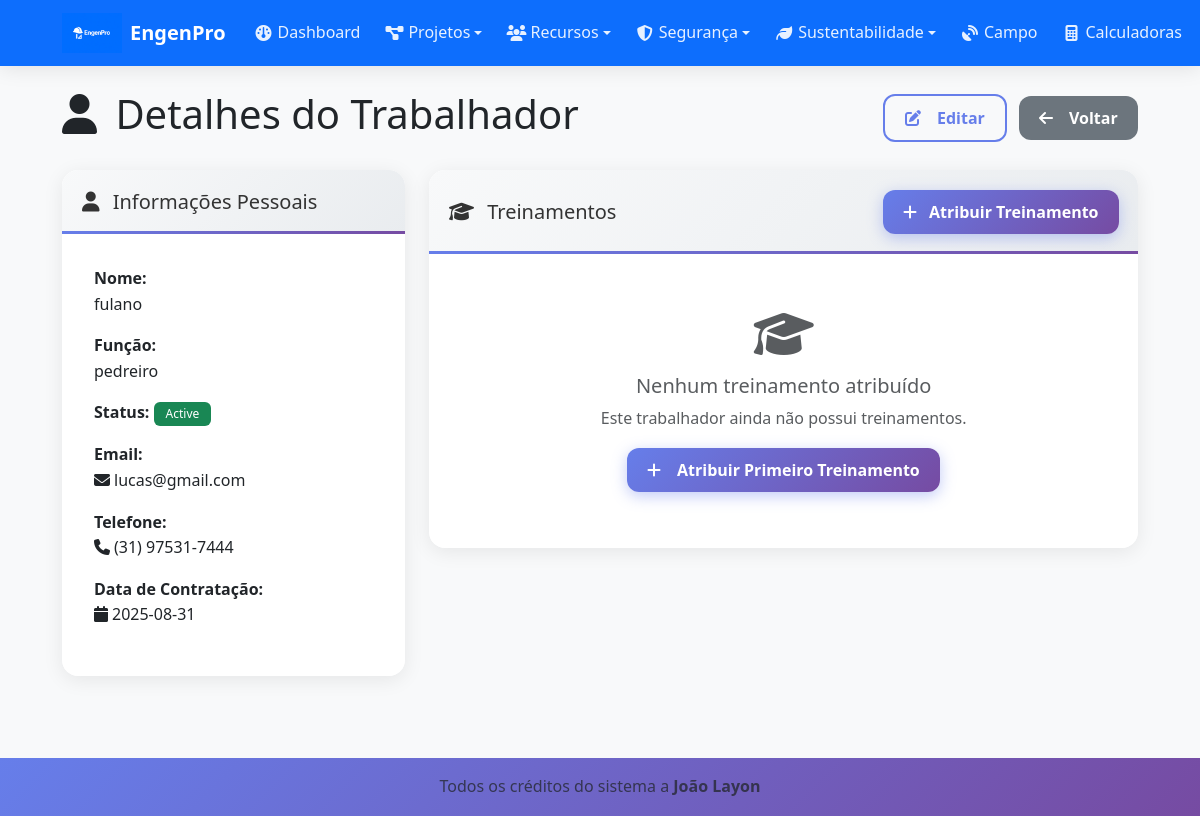
Screenshot of /training/workers/1 (signed in) with the database file from the repository.
### tables this page shows
CREATE TABLE workers (
    id INTEGER PRIMARY KEY AUTOINCREMENT,
    name TEXT NOT NULL,
    role TEXT,
    email TEXT,
    phone TEXT,
    hire_date DATE,
    status TEXT DEFAULT 'active',
    created_at TIMESTAMP DEFAULT CURRENT_TIMESTAMP
);

### blueprints/training.py (the view)
@training_bp.route('/workers/<int:worker_id>')
def worker_details(worker_id):
    if 'user_id' not in session:
        return redirect(url_for('auth.login'))
    db = get_db()
    worker = db.execute('SELECT * FROM workers WHERE id = ?', (worker_id,)).fetchone()
    if not worker:
        flash('Trabalhador não encontrado', 'error')
        return redirect(url_for('training.workers'))
    trainings = db.execute(
        'SELECT wt.*, t.title as training_title, t.validity_months '
        'FROM worker_trainings wt '
        'JOIN trainings t ON wt.training_id = t.id '
        'WHERE wt.worker_id = ? '
        'ORDER BY wt.completion_date DESC',
        (worker_id,)
    ).fetchall()
    return render_template('training/worker_details.html', worker=worker, trainings=trainings)

### blueprints/training.py (called while the page is built)
def get_db():
    from flask import current_app
    return current_app.get_db()

### templates/training/worker_details.html (shortened to what this page needs)
{% extends "base.html" %}
{% block content %}
<div class="d-flex justify-content-between align-items-center mb-4">
    <h1>
        <i class="fas fa-user me-2"></i>
        Detalhes do Trabalhador
    </h1>
    <div>
        <a href="{{ url_for('training.edit_worker', worker_id=worker.id) }}" class="btn btn-outline-primary me-2">
            <i class="fas fa-edit me-2"></i>
            Editar
        </a>
        <a href="{{ url_for('training.workers') }}" class="btn btn-secondary">
            <i class="fas fa-arrow-left me-2"></i>
            Voltar
        </a>
    </div>
</div>
<div class="row">
    <div class="col-md-4">
        <div class="card">
            <div class="card-header">
                <h5 class="mb-0">
                    <i class="fas fa-user me-2"></i>
                    Informações Pessoais
                </h5>
            </div>
            <div class="card-body">
                <div class="mb-3">
                    <strong>Nome:</strong>
                    <div>{{ worker.name }}</div>
                </div>
                <div class="mb-3">
                    <strong>Função:</strong>
                    <div>{{ worker.role or 'Não informado' }}</div>
                </div>
                <div class="mb-3">
                    <strong>Status:</strong>
                    <span class="badge bg-{{ 'success' if worker.status == 'active' else 'secondary' }}">
                        {{ worker.status.title() }}
                    </span>
                </div>
                {% if worker.email %}
                <div class="mb-3">
                    <strong>Email:</strong>
                    <div><i class="fas fa-envelope me-1"></i>{{ worker.email }}</div>
                </div>
                {% endif %}
                {% if worker.phone %}
                <div class="mb-3">
                    <strong>Telefone:</strong>
                    <div><i class="fas fa-phone me-1"></i>{{ worker.phone }}</div>
                </div>
                {% endif %}
                {% if worker.hire_date %}
                <div class="mb-3">
                    <strong>Data de Contratação:</strong>
                    <div><i class="fas fa-calendar me-1"></i>{{ worker.hire_date }}</div>
                </div>
                {% endif %}
            </div>
        </div>
    </div>
    <div class="col-md-8">
        <div class="card">
            <div class="card-header d-flex justify-content-between align-items-center">
                <h5 class="mb-0">
                    <i class="fas fa-graduation-cap me-2"></i>
                    Treinamentos
                </h5>
                <a href="{{ url_for('training.assign') }}?worker_id={{ worker.id }}" class="btn btn-sm btn-primary">
                    <i class="fas fa-plus me-1"></i>
                    Atribuir Treinamento
                </a>
            </div>
            <div class="card-body">
                {% if trainings %}
                    <div class="table-responsive">
                        <table class="table table-hover">
                            <thead>
                                <tr>
                                    <th>Treinamento</th>
                                    <th>Conclusão</th>
                                    <th>Vencimento</th>
                                    <th>Status</th>
                                    <th>Certificado</th>
                                </tr>
                            </thead>
                            <tbody>
                                {% for training in trainings %}
                                    <tr>
                                        <td>{{ training.training_title }}</td>
                                        <td>{{ training.completion_date }}</td>
                                        <td>{{ training.expiry_date }}</td>
                                        <td>
                                            <span class="badge bg-success">Válido</span>
                                        </td>
                                        <td>
                                            {% if training.certificate_path %}
                                                <a href="{{ url_for('uploaded_file', filename=training.certificate_path.split('/')[-1]) }}"
                                                   target="_blank" class="btn btn-sm btn-outline-info">
                                                    <i class="fas fa-download"></i>
                                                </a>
                                            {% else %}
                                                <span class="text-muted">-</span>
                                            {% endif %}
                                        </td>
                                    </tr>
                                {% endfor %}
                            </tbody>
                        </table>
                    </div>
                {% else %}
                    <div class="text-center py-4">
                        <i class="fas fa-graduation-cap fa-3x text-muted mb-3"></i>
                        <h5 class="text-muted">Nenhum treinamento atribuído</h5>
                        <p class="text-muted">Este trabalhador ainda não possui treinamentos.</p>
                        <a href="{{ url_for('training.assign') }}?worker_id={{ worker.id }}" class="btn btn-primary">
                            <i class="fas fa-plus me-2"></i>
                            Atribuir Primeiro Treinamento
                        </a>
                    </div>
                {% endif %}
            </div>
        </div>
    </div>
</div>
{% endblock %}

### static/css/style.css (style rules this page uses)
:root { --primary-color: #0d6efd; --success-color: #198754; --warning-color: #ffc107; --danger-color: #dc3545; --info-color: #0dcaf0; --dark-color: #212529; --light-color: #f8f9fa; --border-radius: 0.375rem; --box-shadow: 0 0.125rem 0.25rem rgba(0, 0, 0, 0.075); --box-shadow-lg: 0 1rem 3rem rgba(0, 0, 0, 0.175); }
body { font-family: 'Segoe UI', Tahoma, Geneva, Verdana, sans-serif; background-color: #f8f9fa; line-height: 1.6; }
.card { border: none; box-shadow: var(--box-shadow); transition: all 0.3s ease; border-radius: var(--border-radius); }
.card-header { border-bottom: 1px solid rgba(0, 0, 0, 0.125); font-weight: 600; background-color: rgba(0, 0, 0, 0.03); }
.btn { border-radius: var(--border-radius); font-weight: 500; transition: all 0.3s ease; border-width: 1px; }
.badge { font-weight: 500; padding: 0.375rem 0.75rem; border-radius: var(--border-radius); }
* { box-sizing: border-box; }
html { scroll-behavior: smooth; -webkit-text-size-adjust: 100%; }
body { -webkit-overflow-scrolling: touch; touch-action: manipulation; }
.card { border: none; border-radius: 16px; box-shadow: 0 4px 20px rgba(0,0,0,0.08); transition: all 0.4s cubic-bezier(0.175, 0.885, 0.32, 1.275); overflow: hidden; margin-bottom: 1.5rem; backdrop-filter: blur(10px); background: rgba(255, 255, 255, 0.95); }
.card-header { background: linear-gradient(135deg, #f8f9fa 0%, #e9ecef 100%); border: none; border-radius: 16px 16px 0 0; padding: 1.25rem; font-weight: 700; color: #333; position: relative; }
.card-header::after { content: ''; position: absolute; bottom: 0; left: 0; right: 0; height: 3px; background: linear-gradient(90deg, #667eea 0%, #764ba2 100%); }
.card-body { padding: 1.5rem; }
.btn { min-height: 44px; padding: 0.75rem 1.5rem; border-radius: 12px; font-weight: 600; border: none; position: relative; overflow: hidden; transition: all 0.3s cubic-bezier(0.175, 0.885, 0.32, 1.275); text-decoration: none; display: inline-flex; align-items: center; justify-content: center; gap: 0.5rem; font-size: 0.95rem; cursor: pointer; user-select: none; -webkit-tap-highlight-color: transparent; }
.btn::before { content: ''; position: absolute; top: 0; left: -100%; width: 100%; height: 100%; background: linear-gradient(90deg, transparent, rgba(255,255,255,0.3), transparent); transition: left 0.6s; }
.btn-primary { background: linear-gradient(135deg, #667eea 0%, #764ba2 100%); color: white; box-shadow: 0 4px 15px rgba(102, 126, 234, 0.4); }
.btn-outline-primary { border: 2px solid #667eea; color: #667eea; background: transparent; }
.btn-sm { min-height: 36px; padding: 0.5rem 1rem; font-size: 0.875rem; }
@media (min-width: 414px) { .btn { font-size: 1rem; } }
@media (min-width: 414px) { .card-body { padding: 1.75rem; } }
@media (min-width: 768px) { .card { margin-bottom: 2rem; } }
@media (min-width: 768px) { .card-body { padding: 2rem; } }
@media (min-width: 768px) { .btn { min-height: 40px; padding: 0.625rem 1.25rem; } }
.btn, .card, .nav-link, .dropdown-item, .table tbody tr { -webkit-tap-highlight-color: transparent; touch-action: manipulation; }
.btn, .form-control, .form-select, .nav-link { min-height: 44px; }
* { -webkit-transform: translateZ(0); transform: translateZ(0); }
.card, .btn, .navbar, .table-responsive { will-change: transform; backface-visibility: hidden; perspective: 1000px; }

### rows the page displays
workers: name "fulano", role "pedreiro", status "Active", email "lucas@gmail.com", phone "(31) 97531-7444", hire_date "2025-08-31"
